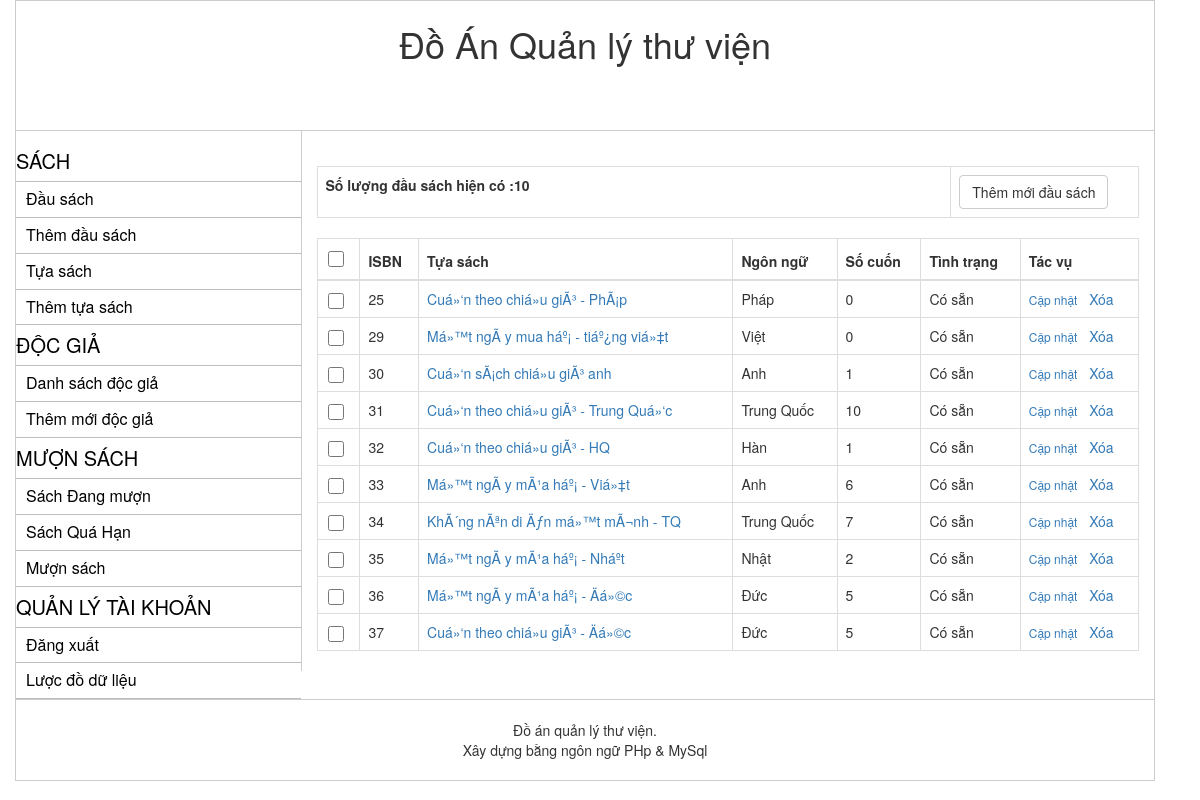
The app's page /index.php (signed in), older data.
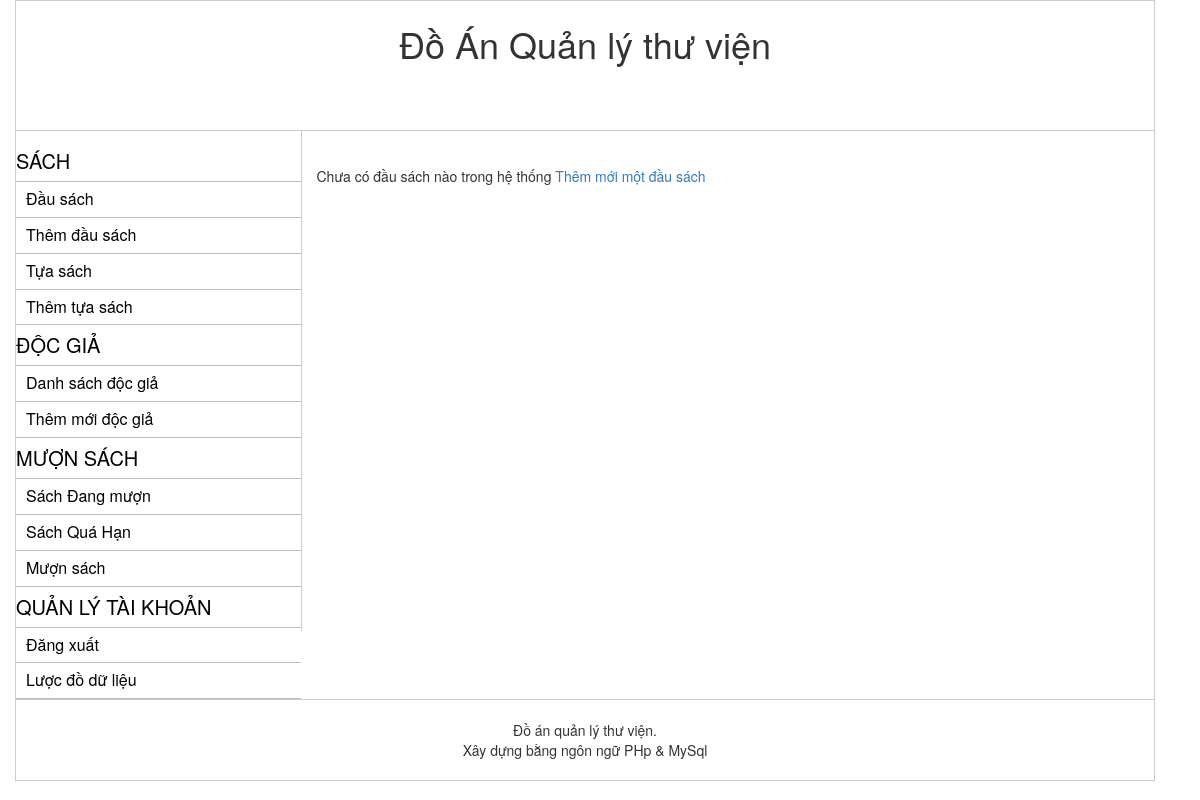
The same page, newer data.
### tables this page shows
CREATE TABLE `dausach` (
  `isbn` int(11) NOT NULL,
  `ma_tuasach` int(11) NOT NULL,
  `ngonngu` varchar(15) NOT NULL,
  `bia` varchar(255) NOT NULL,
  `trangthai` varchar(1) NOT NULL
);

### inc/class_dau_sach.php (called while the page is built, shortened)
<?php
Class DauSach{
	protected $conn;
	static $instance;
	function __construct() {
		global $conn;
		$this->conn 	= $conn;
	}
	static function getInstance(){
        if(self::$instance !== null){
            return self::$instance;
        }
        self::$instance = new DauSach();
        return self::$instance;
    }
	function demSoLuong($isbn){
		$sql = "SELECT count(isbn) FROM cuonsach WHERE isbn = {$isbn}";
		$result = $this->conn->query($sql);
		$row = mysqli_fetch_row($result);
		return $row[0];
	}
	public static function listDauSach($select_all = 0, $posts_per_age = 10, $current_page = 1) {
		global $conn;
		if($select_all){
			$sql ="SELECT * FROM dausach";
			$result = $conn->query($sql);
			if ($result && $result->num_rows > 0) {
				return $result;
			}
			return 0;
		} else {
			$offset = $posts_per_age * ($current_page - 1);
			$sql ="SELECT * FROM dausach LIMIT {$posts_per_age} OFFSET {$offset}";
			$result = $conn->query($sql);
			if ($result && $result->num_rows > 0) {
				return $result;
			}
			return 0;
		}
	}
}

### module/list_dau_sach.php (the view, shortened to what this page needs)
<?php
$total = DauSach::listDauSach($select_all = 1);
if( !empty($total) ){
	$url           = 'act=list_dau_sach&';
	$total_record = $total->num_rows;
    $current_page = isset($_GET['page']) ? $_GET['page'] : 1;
    $posts_per_page = 10;
	$result = DauSach::listDauSach($select_all = 0, $posts_per_page, $current_page );
    echo '<table class= "table table-bordered ">';
    echo '<th class="col-md-8"> Số lượng đầu sách hiện có :'.$total_record .'</th>';
    echo '<th class= "col-md-2"><a href="index.php?act=frm_add_dau_sach" class="btn-default btn btn-link1"> Thêm mới đầu sách </a></th>';
    echo '<table>';
    echo '<table class="table table-bordered">';
	echo '<thead><tr><th><label for="selectall"> <input class ="checkbox selectall" id= "selectall" type="checkbox" /></label> </th><th> ISBN</th> <th> Tựa sách </th><th> Ngôn ngữ </th><th> Số cuốn</th><th> Tình trạng </td> <th> Tác vụ </th> </tr></thead>';
	echo ' <tbody>';
	while( $row = $result->fetch_assoc() ) {
		$isbn 		= $row['isbn'];
        $ngonngu    = $row['ngonngu'];
		$trangthai 	= ($row['trangthai'] == 1)  ?  'Có sẵn' :'Hết';
		echo '<tr>';
        echo '<td>';
        echo "<input class='checkbox ' id= 'checkbox' type='checkbox' />";
        echo '</td>';
        echo "<td> " . $isbn. " </td><td> <a class='text-inline' href= 'index.php?act=chi_tiet_dau_sach&id=".$isbn."'> " .  $row['bia']. "</a> </td>";
        echo '<td>'.get_ngon_ngu($ngonngu).'</td>';
        echo '<td>'.demSoLuongDauSach($isbn).'</td>';
        echo "<td>". $trangthai. "</td>";
        echo "<td><a  class='action'  href='index.php?act=frm_add_dau_sach&id=".$isbn."'>Cập nhật</a> &nbsp; <a href='index.php?{$url}page={$current_page}&del={$isbn}' onclick ='return remove_tua_sach()'> Xóa</a>  ";
        echo '</tr>';
    }
    echo '</tbody>';
    echo '</table>';
} else {
    echo 'Chưa có đầu sách nào trong hệ thống';
    ?>
    <a href="index.php?act=frm_add_dau_sach"> Thêm mới một đầu sách</a>
    <?php
}

Row changes from the older to the newer data that the page shows:
removed dausach: isbn "25", bia "Cuá»‘n theo chiá»u giÃ³ - PhÃ¡p", ngonngu "Pháp", isbn "0", trangthai "Có sẵn"
removed dausach: isbn "29", bia "Má»™t ngÃ y mua háº¡ - tiáº¿ng viá»‡t", ngonngu "Việt", isbn "0", trangthai "Có sẵn"
removed dausach: isbn "30", bia "Cuá»‘n sÃ¡ch chiá»u giÃ³ anh", ngonngu "Anh", isbn "1", trangthai "Có sẵn"
removed dausach: isbn "31", bia "Cuá»‘n theo chiá»u giÃ³ - Trung Quá»‘c", ngonngu "Trung Quốc", isbn "10", trangthai "Có sẵn"
removed dausach: isbn "32", bia "Cuá»‘n theo chiá»u giÃ³ - HQ", ngonngu "Hàn", isbn "1", trangthai "Có sẵn"
removed dausach: isbn "33", bia "Má»™t ngÃ y mÃ¹a háº¡ - Viá»‡t", ngonngu "Anh", isbn "6", trangthai "Có sẵn"
removed dausach: isbn "34", bia "KhÃ´ng nÃªn di Äƒn má»™t mÃ¬nh - TQ", ngonngu "Trung Quốc", isbn "7", trangthai "Có sẵn"
removed dausach: isbn "35", bia "Má»™t ngÃ y mÃ¹a háº¡ - Nháº­t", ngonngu "Nhật", isbn "2", trangthai "Có sẵn"
removed dausach: isbn "36", bia "Má»™t ngÃ y mÃ¹a háº¡ - Äá»©c", ngonngu "Đức", isbn "5", trangthai "Có sẵn"
removed dausach: isbn "37", bia "Cuá»‘n theo chiá»u giÃ³ - Äá»©c", ngonngu "Đức", isbn "5", trangthai "Có sẵn"
Text that changed along with them:
$total_record: "10" → (not shown)
form field value: "☐" → (not shown)
text no longer shown: "Số lượng đầu sách hiện có : Thêm mới đầu sách ISBN Tựa sách Ngôn ngữ Số cuốn Tình trạng Tác vụ"
text now shown: "Chưa có đầu sách nào trong hệ thống Thêm mới một đầu sách"
